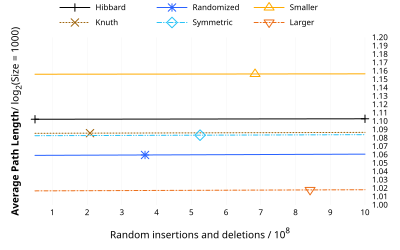

Generate this figure with gnuplot:
load "docs/plots/colors.gnuplot"
load "docs/plots/functions.gnuplot"

set terminal svg size 400,250 dynamic round font "KaTeX_Main,10" lw 1 name "delete"

set samples 10000

set border 6 front lc '#000000' lt 0 lw 0

set style line 1000 dashtype 1 lw 0.1 ps 0 lc rgb GRAY

set style line 1  dashtype 1 ps 1 lw 1 pt 1  pn 2 lc rgb BLACK
set style line 2  dashtype 3 ps 1 lw 1 pt 2  pn 2 lc rgb BROWN
set style line 3  dashtype 1 ps 1 lw 1 pt 3  pn 2 lc rgb BLUE
set style line 4  dashtype 5 ps 1 lw 1 pt 12 pn 2 lc rgb CYAN
set style line 5  dashtype 1 ps 1 lw 1 pt 8  pn 2 lc rgb YELLOW
set style line 6  dashtype 4 ps 1 lw 1 pt 10 pn 2 lc rgb ORANGE

set grid xtics back linestyle 1000
#set grid y2tics back linestyle 1000

set tmargin 2.5
set lmargin 5
set rmargin 5
set bmargin 3

set key width 0
set key height 0
set key spacing 1.25
set key samplen 4
set key reverse Left
set key horizontal outside center top
set key at graph 0.5, screen 1
set key font "KaTeX_Main,8"

unset xtics
unset ytics
unset mxtics
unset mytics
unset my2tics
unset mx2tics
unset x2tics
unset y2tics

set xtics 1,1,10 offset 0,0.5 font "KaTeX_Main,8"

set y2tics offset 0,0 font "KaTeX_Main,8"
set y2tics 0.01

set xlabel "Random insertions and deletions / 10^8"
set ylabel "{/:Bold Average Path Length} / log_2(Size = 1000)"

set xlabel offset 0,0.5
set ylabel offset 0,0

set format y2 "%.2f"

set y2range [1.00:1.20]
set  xrange [0.5:10]

# "Step", "Steps", "Size", "Samples", "AveragePathLength"

x = "column('Step')/column('Steps')*10"
y = "column('AveragePathLength')/log2(column('Size'))"

set fit quiet
set fit logfile '/dev/null'

# Fit functions
fit_1(x) = m_1 * x + c_1
fit_2(x) = m_2 * x + c_2
fit_3(x) = m_3 * x + c_3
fit_4(x) = m_4 * x + c_4
fit_5(x) = m_5 * x + c_5
fit_6(x) = m_6 * x + c_6

fit fit_1(x) 'docs/plots/figures/delete/data/hibbard.csv'   using (@x):(@y) via m_1,c_1
fit fit_2(x) 'docs/plots/figures/delete/data/knuth.csv'     using (@x):(@y) via m_2,c_2
fit fit_3(x) 'docs/plots/figures/delete/data/random.csv'    using (@x):(@y) via m_3,c_3
fit fit_4(x) 'docs/plots/figures/delete/data/symmetric.csv' using (@x):(@y) via m_4,c_4
fit fit_5(x) 'docs/plots/figures/delete/data/smaller.csv'   using (@x):(@y) via m_5,c_5
fit fit_6(x) 'docs/plots/figures/delete/data/larger.csv'    using (@x):(@y) via m_6,c_6

plot fit_1(x) with linespoints axes x1y2 ls 1 title 'Hibbard', \
     fit_2(x) with linespoints axes x1y2 ls 2 title 'Knuth', \
     fit_3(x) with linespoints axes x1y2 ls 3 title 'Randomized', \
     fit_4(x) with linespoints axes x1y2 ls 4 title 'Symmetric', \
     fit_5(x) with linespoints axes x1y2 ls 5 title 'Smaller', \
     fit_6(x) with linespoints axes x1y2 ls 6 title 'Larger'
